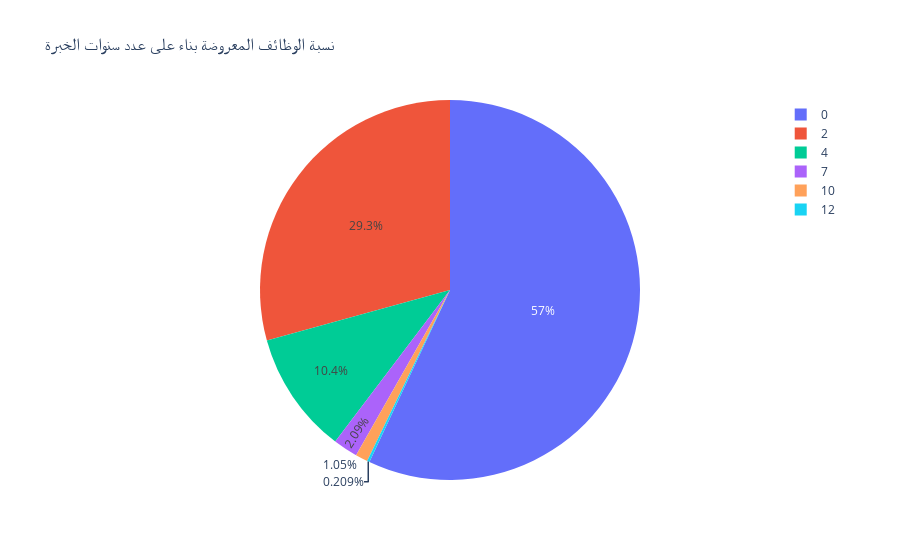

Here is the notebook cell this chart was saved with:
### Code cell
fig3 = px.pie(
    names=df["exper"],
    title="نسبة الوظائف المعروضة بناء على عدد سنوات الخبرة"

)

# Show the chart
fig3.show()

### Figure 1 — Plotly figure (JSON) as saved in the notebook; plotly's stock layout.template omitted (floating-point values rounded to 4 significant figures; data arrays with more than 128 entries replaced by an {"elided": "..."} marker saying what was removed)
{"data": [{"domain": {"x": [0, 1], "y": [0, 1]}, "hovertemplate": "label=%{label}<extra></extra>", "labels": {"elided": "1434 int values"}, "legendgroup": "", "name": "", "showlegend": true, "type": "pie"}], "layout": {"autosize": true, "legend": {"tracegroupgap": 0}, "title": {"text": "نسبة الوظائف المعروضة بناء على عدد سنوات الخبرة"}}}
